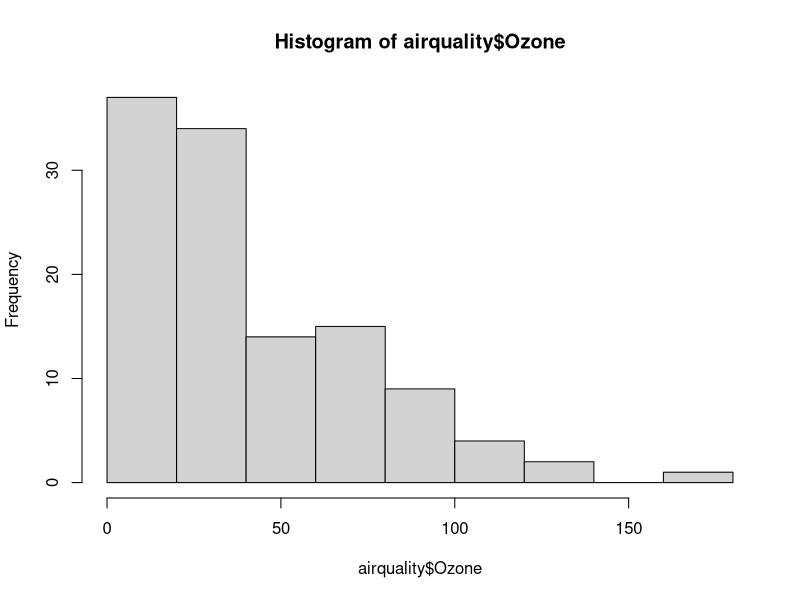
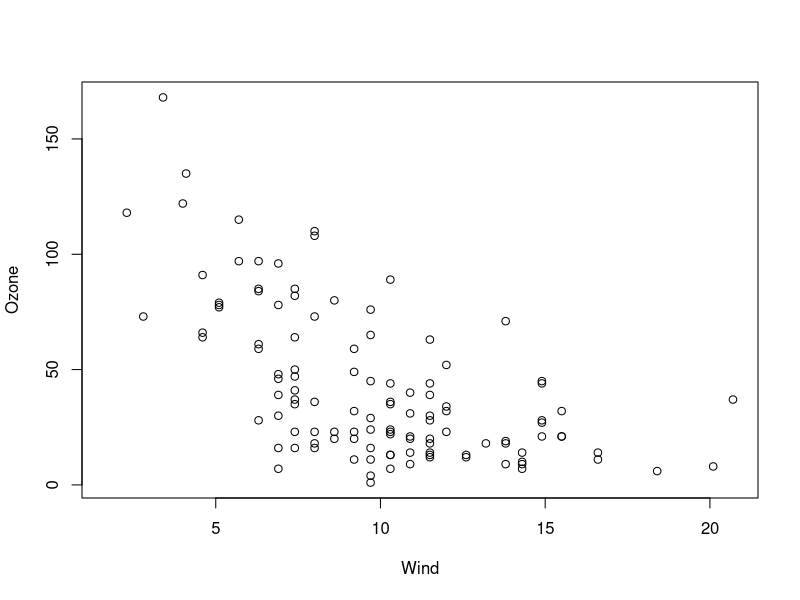
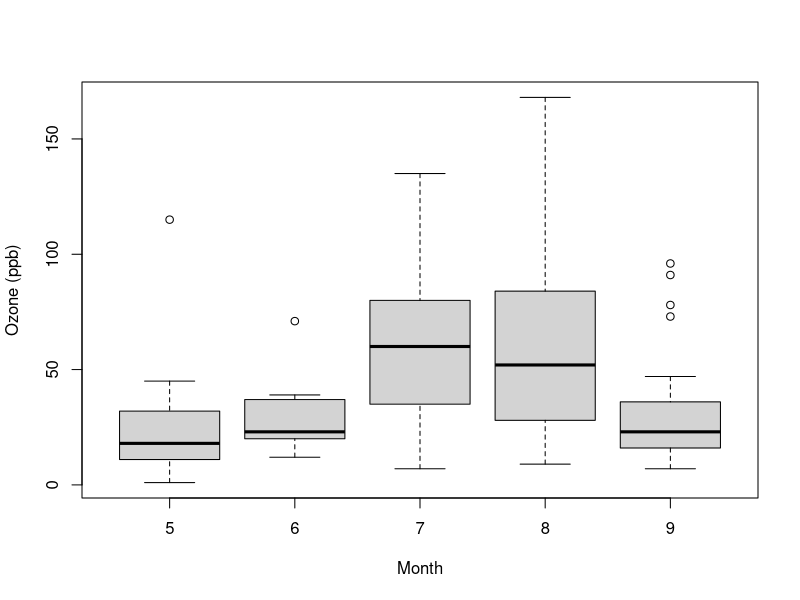
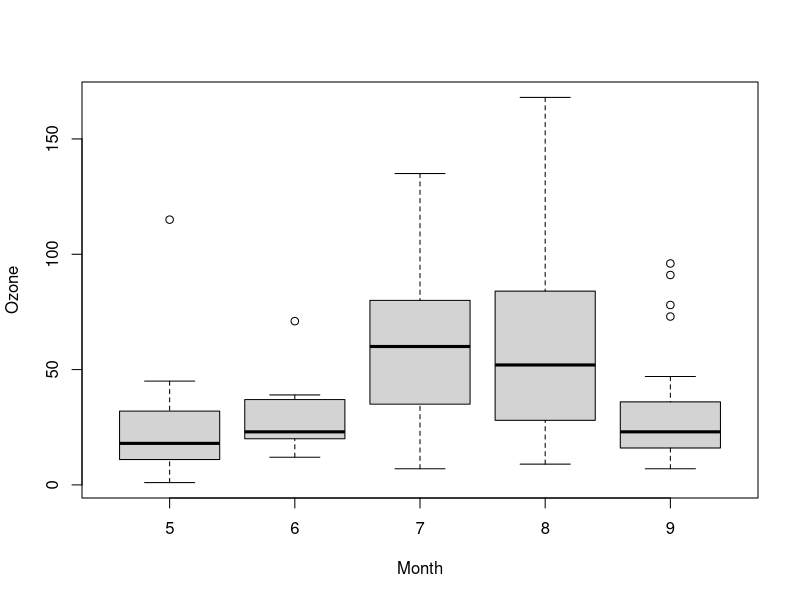
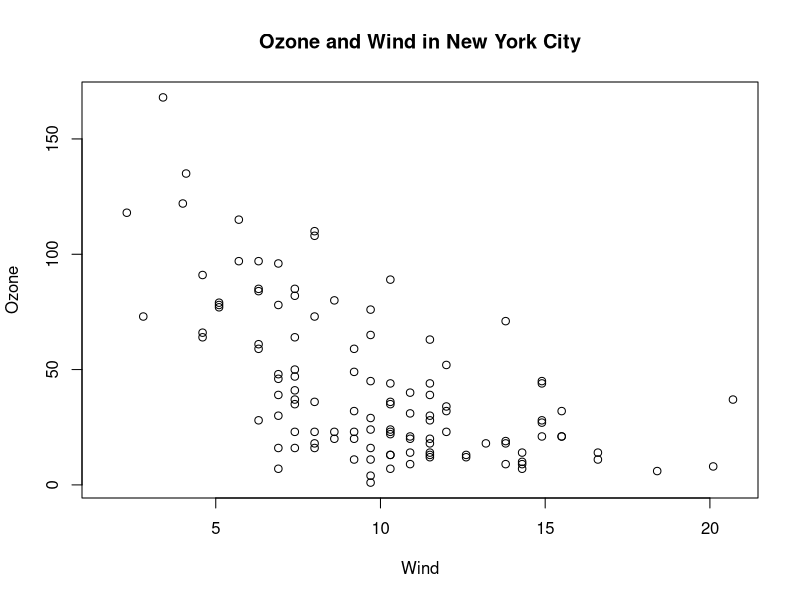
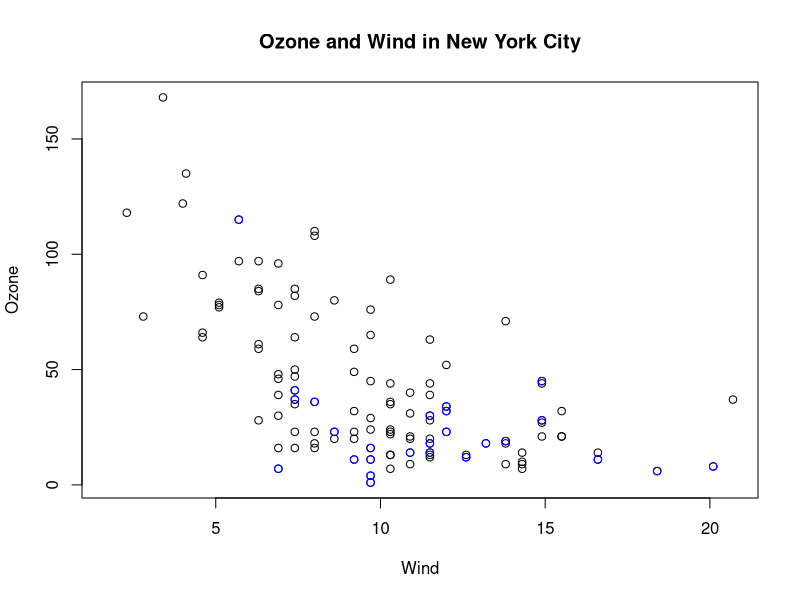
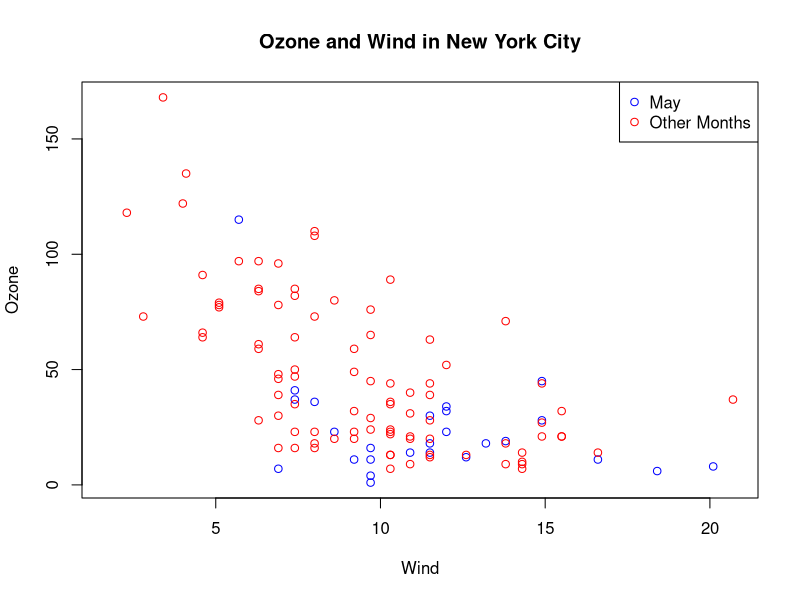
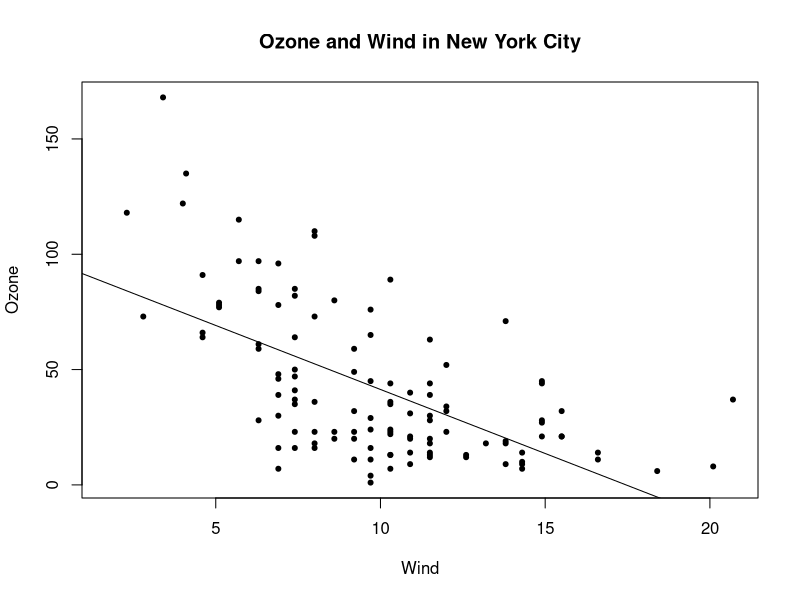

Reproduce these figures in R, in order.
library(datasets)

# histogram
hist(airquality$Ozone)

# scatterplot
with(airquality, plot(Wind, Ozone))

airquality$Month = factor(airquality$Month)
boxplot(Ozone ~ Month, airquality, xlab = "Month", ylab = "Ozone (ppb)")
# if use plot, no need to specify lables
plot(Ozone ~ Month, airquality)

### graphics parameters ###
# pch: the plotting symbol (default is open circle) ?points
# lty: the line type (default is solid line), can be dashed, dotted, etc.
# lwd: the line width, specified as an integer multiple
# col: the plotting color, specified as a number, string, or hex code; the colors() function gives you a vector of colors by name
# xlab: character string for the x-axis label
# ylab: character string for the y-axis label

### par() globle graphics parameters###
# las: the orientation of the axis labels on the plot
# bg: the background color
# mar: the margin size
# oma: the outer margin size (default is 0 for all sides)
# mfrow: number of plots per row, column (plots are filled row-wise)
# mfcol: number of plots per row, column (plots are filled column-wise)

### Base Plotting Functions ###
# plot: make a scatterplot, or other type of plot depending on the class of the object being plotted
# lines: add lines to a plot, given a vector x values and a corresponding vector of y values (or a 2-column matrix); this function just connects the dots
# points: add points to a plot
# text: add text labels to a plot using specified x, y coordinates
# title: add annotations to x, y axis labels, title, subtitle, outer margin
# mtext: add arbitrary text to the margins (inner or outer) of the plot
# axis: adding axis ticks/labels


# add title
with(airquality, plot(Wind, Ozone))
title(main = "Ozone and Wind in New York City")  ## Add a title

with(airquality, plot(Wind, Ozone, main = "Ozone and Wind in New York City"))
# overwite existing points
with(subset(airquality, Month == 5), points(Wind, Ozone, col = "blue"))

# don't overwite existing points
with(airquality, plot(Wind, Ozone, main = "Ozone and Wind in New York City", 
                      type = "n")) # type n not draw anything
with(subset(airquality, Month == 5), points(Wind, Ozone, col = "blue"))
with(subset(airquality, Month != 5), points(Wind, Ozone, col = "red"))
# add ledgend
legend("topright", pch = 1, col = c("blue", "red"), legend = c("May", "Other Months"))

with(airquality, plot(Wind, Ozone, main = "Ozone and Wind in New York City", 
                      pch = 20))
model <- lm(Ozone ~ Wind, airquality)
abline(model, lwd=1)


# multiple base plots
par(mfrow=c(1,2))
with(airquality, {
  plot(Wind, Ozone, main = "Ozone and Wind")
  plot(Solar.R, Ozone, main = "Ozone and Solar Radiation")
})
par(mfrow=c(1,1))


# outer title
par(mfrow=c(1,3), mar = c(4, 4, 2, 1), oma = c(0, 0, 2, 0))
with(airquality, {
  plot(Wind, Ozone, main = "Ozone and Wind")
  plot(Solar.R, Ozone, main = "Ozone and Solar Radiation")
  plot(Temp, Ozone, main = "Ozone and Temperature")
  mtext("Ozone and Weather in New York City", outer=TRUE)
})
par(mfrow=c(1,1))
